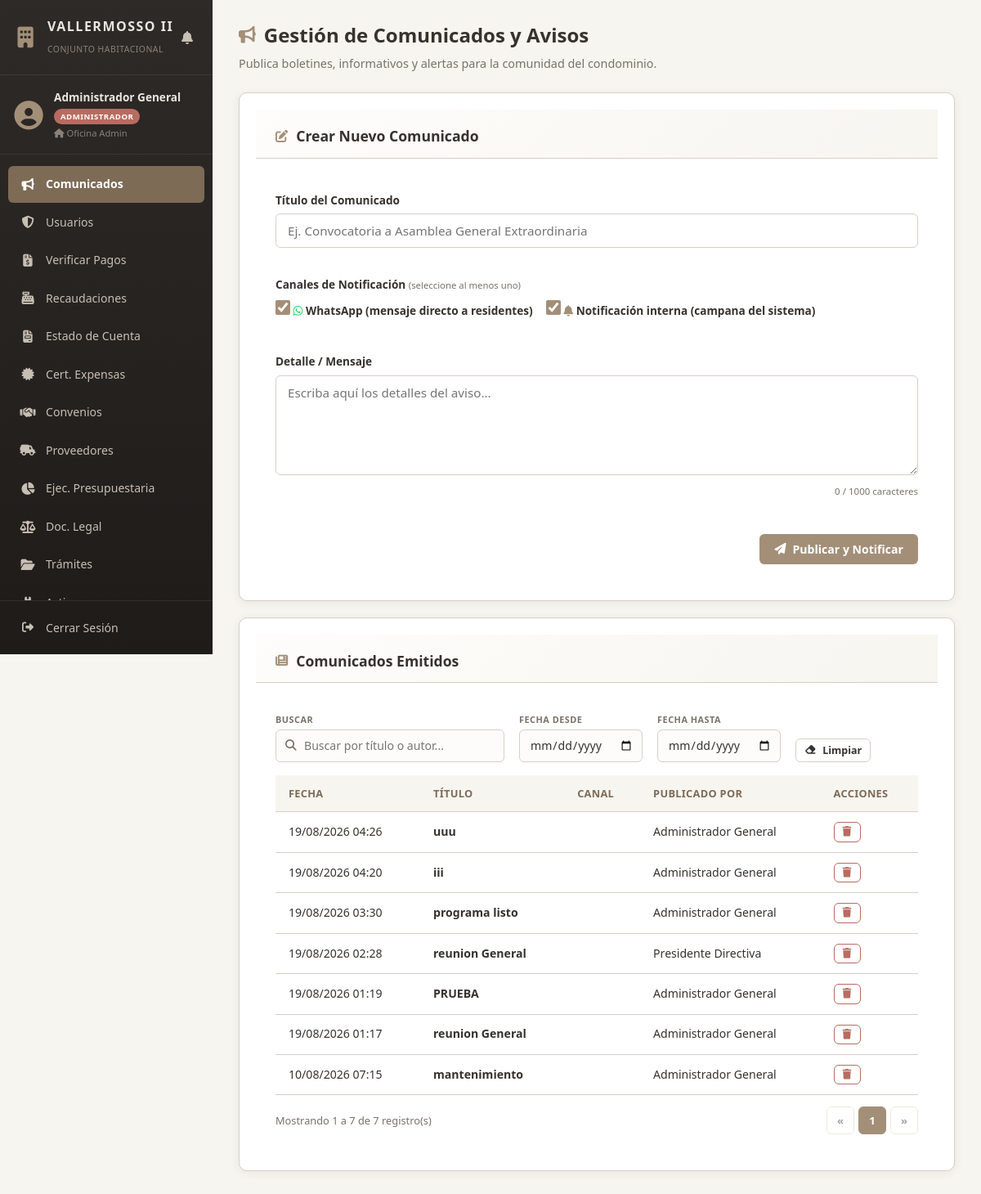
/views/administrador/comunicados.php (signed in), run on an earlier commit of the app's database.
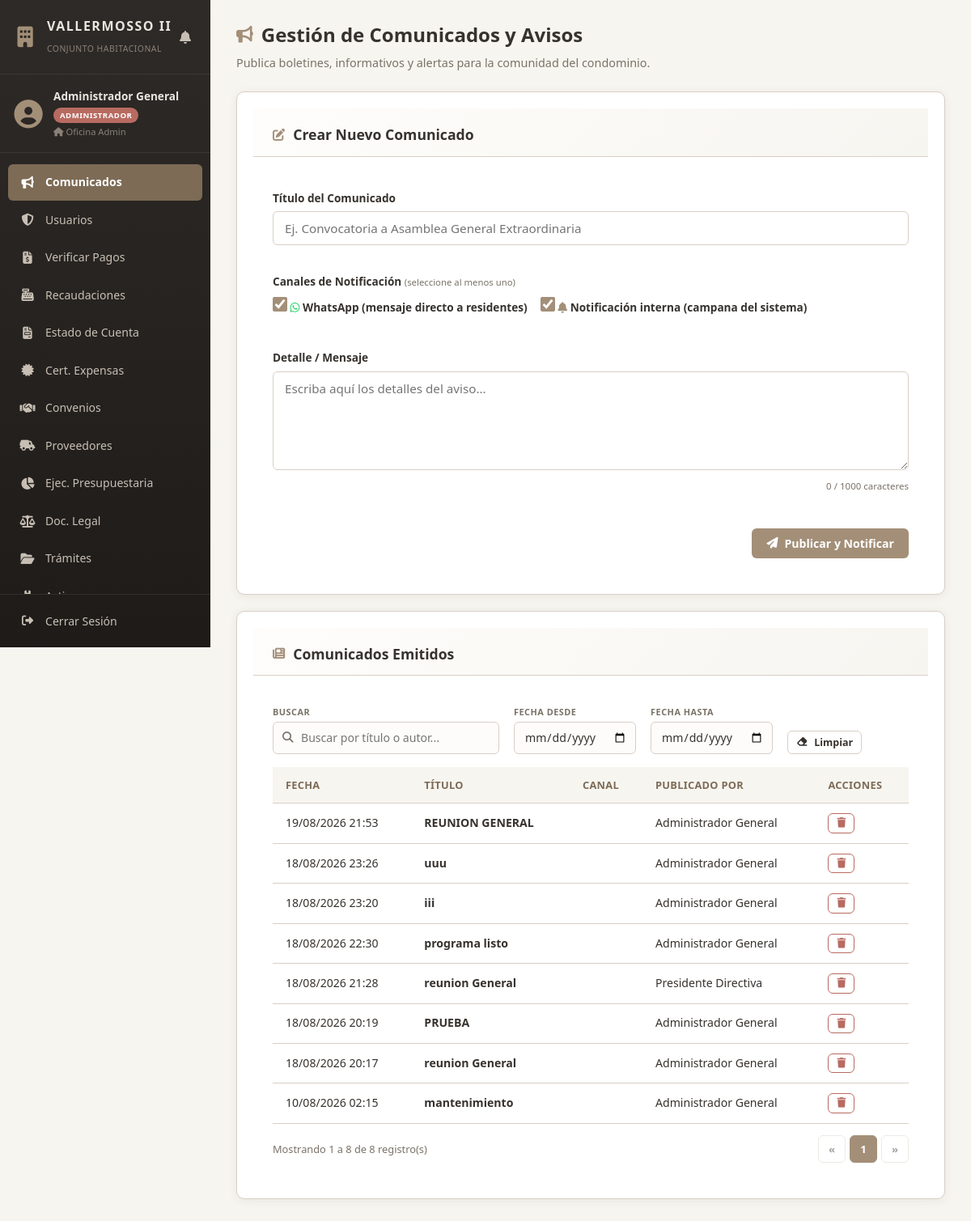
And on a later commit of the database.
### tables this page shows
CREATE TABLE `comunicados` (
  `id_comunicado` int(11) NOT NULL AUTO_INCREMENT,
  `id_usuario` int(11) DEFAULT NULL,
  `titulo` varchar(150) NOT NULL,
  `mensaje` text NOT NULL,
  `canal` enum('EMAIL','WHATSAPP','AMBOS') NOT NULL,
  `enviado_por` int(11) NOT NULL,
  `fecha_envio` timestamp NOT NULL DEFAULT current_timestamp(),
  PRIMARY KEY (`id_comunicado`),
  KEY `enviado_por` (`enviado_por`),
  CONSTRAINT `comunicados_ibfk_1` FOREIGN KEY (`enviado_por`) REFERENCES `usuarios` (`id_usuario`)
);

CREATE TABLE `usuarios` (
  `id_usuario` int(11) NOT NULL AUTO_INCREMENT,
  `cedula` varchar(15) NOT NULL,
  `nombres` varchar(120) NOT NULL,
  `correo` varchar(100) NOT NULL,
  `telefono_whatsapp` varchar(20) NOT NULL,
  `numero_vivienda` varchar(20) NOT NULL,
  `rol` enum('RESIDENTE','ADMINISTRADOR','DIRECTIVA') NOT NULL DEFAULT 'RESIDENTE',
  `puesto_casa` varchar(50) DEFAULT NULL,
  `clave_hash` varchar(255) NOT NULL,
  `estado` enum('ACTIVO','INACTIVO') DEFAULT 'ACTIVO',
  `creado_en` timestamp NOT NULL DEFAULT current_timestamp(),
  `created_at` timestamp NOT NULL DEFAULT current_timestamp(),
  PRIMARY KEY (`id_usuario`),
  UNIQUE KEY `cedula` (`cedula`),
  UNIQUE KEY `correo` (`correo`)
);

### views/administrador/comunicados.php (the view, shortened to what this page needs)
<?php
$pdo = Database::obtenerConexion();
$stmt = $pdo->query("SELECT c.*, u.nombres as autor FROM comunicados c LEFT JOIN usuarios u ON c.enviado_por = u.id_usuario ORDER BY c.fecha_envio DESC");
$comunicados = $stmt->fetchAll(PDO::FETCH_ASSOC);
?>
<!DOCTYPE html>
<html lang="es">
<head>
    <link rel="stylesheet" href="../../public/css/style.css">
    <link rel="stylesheet" href="../../public/css/tablas.css?v=3">
    <link rel="stylesheet" href="https://cdnjs.cloudflare.com/ajax/libs/font-awesome/6.4.0/css/all.min.css">
</head>
<body>
<div class="app-layout">
    <?php include_once __DIR__ . '/../sidebar.php'; ?>
    <main class="main-content">
        <header class="content-header">
            <h1><i class="fa-solid fa-bullhorn"></i> Gestión de Comunicados y Avisos</h1>
            <p class="subtitle">Publica boletines, informativos y alertas para la comunidad del condominio.</p>
        </header>
        <section class="card">
            <div class="card-header">
                <h2><i class="fa-solid fa-pen-to-square"></i> Crear Nuevo Comunicado</h2>
            </div>
            <div class="card-body">
                <form action="../../controllers/ComunicadoController.php" method="POST" class="grid-form">
                    <div class="form-group span-full">
                        <label for="titulo"><strong>Título del Comunicado</strong></label>
                        <input type="text" id="titulo" name="titulo" class="form-control" placeholder="Ej. Convocatoria a Asamblea General Extraordinaria" maxlength="150" required>
                    </div>
                    <div class="form-group span-full">
                        <label><strong>Canales de Notificación</strong> <small style="color:var(--text-muted);font-weight:400;">(seleccione al menos uno)</small></label>
                        <div style="display:flex; flex-wrap:wrap; gap:1rem;">
                            <label class="checkbox-container">
                                <input type="checkbox" name="canales[]" value="WHATSAPP" class="chk-canal" checked>
                                <span><i class="fa-brands fa-whatsapp" style="color:#25D366;"></i> WhatsApp (mensaje directo a residentes)</span>
                            </label>
                            <label class="checkbox-container">
                                <input type="checkbox" name="canales[]" value="INTERNA" class="chk-canal" checked>
                                <span><i class="fa-solid fa-bell" style="color:var(--primary);"></i> Notificación interna (campana del sistema)</span>
                            </label>
                        </div>
                    </div>
                    <div class="form-group span-full">
                        <label for="contenido"><strong>Detalle / Mensaje</strong></label>
                        <textarea id="contenido" name="contenido" class="form-control" rows="5" placeholder="Escriba aquí los detalles del aviso..." maxlength="1000" data-max="1000" required></textarea>
                    </div>
                    <div class="form-actions span-full">
                        <button type="submit" class="btn btn-primary"><i class="fa-solid fa-paper-plane"></i> Publicar y Notificar</button>
                    </div>
                </form>
            </div>
        </section>
        <section class="card">
            <div class="card-header">
                <h2><i class="fa-solid fa-newspaper"></i> Comunicados Emitidos</h2>
            </div>
            <div class="card-body">
                <div class="table-responsive">
                    <div class="tabla-toolbar">
                        <div class="filtro-grupo">
                            <span class="filtro-etiqueta">Buscar</span>
                            <div class="buscador-tabla">
                                <input type="text" data-buscar="tablaComunicados" placeholder="Buscar por título o autor...">
                            </div>
                        </div>
                        <div class="filtro-grupo">
                            <span class="filtro-etiqueta">Fecha desde</span>
                            <input type="date" class="filtro-tabla" data-fecha-desde="tablaComunicados">
                        </div>
                        <div class="filtro-grupo">
                            <span class="filtro-etiqueta">Fecha hasta</span>
                            <input type="date" class="filtro-tabla" data-fecha-hasta="tablaComunicados">
                        </div>
                        <button type="button" class="btn btn-outline btn-sm" id="btnLimpiarComunicados">
                            <i class="fa-solid fa-eraser"></i> Limpiar
                        </button>
                    </div>
                    <table class="table" id="tablaComunicados" data-por-pagina="8">
                        <thead>
                            <tr>
                                <th>Fecha</th>
                                <th>Título</th>
                                <th>Canal</th>
                                <th>Publicado por</th>
                                <th>Acciones</th>
                            </tr>
                        </thead>
                        <tbody>
                            <?php if (empty($comunicados)): ?>
                                <tr>
                                    <td colspan="5" class="text-center">No hay comunicados registrados.</td>
                                </tr>
                            <?php else: ?>
                                <?php foreach ($comunicados as $c): ?>
                                    <tr>
                                        <td data-fecha="<?= date('Y-m-d', strtotime($c['fecha_envio'])) ?>"><?= date('d/m/Y H:i', strtotime($c['fecha_envio'])) ?></td>
                                        <td><strong><?= htmlspecialchars($c['titulo']) ?></strong></td>
                                        <td>
                                        </td>
                                        <td><?= htmlspecialchars($c['autor'] ?? 'Administracion') ?></td>
                                        <td>
                                            <form action="../../controllers/ComunicadoController.php" method="POST" style="display:inline;" onsubmit="return confirm('Deseas eliminar este comunicado?');">
                                                <button type="submit" class="btn btn-sm btn-outline-danger"><i class="fa-solid fa-trash"></i></button>
                                            </form>
                                        </td>
                                    </tr>
                                <?php endforeach; ?>
                            <?php endif; ?>
                        </tbody>
                    </table>
                </div>
            </div>
        </section>
    </main>
</div>
</body>
</html>

### views/sidebar.php (shortened to what this page needs)
<?php
$rol = $_SESSION['rol'] ?? $_SESSION['usuario_rol'] ?? '';
$nombre = $_SESSION['nombres'] ?? $_SESSION['usuario_nombres'] ?? 'Usuario';
$vivienda = $_SESSION['numero_vivienda'] ?? $_SESSION['usuario_vivienda'] ?? '';
$paginaActual = basename($_SERVER['SCRIPT_NAME'], '.php');
$menuItems = [];
if (strtoupper($rol) === 'ADMINISTRADOR') {
    $menuItems = [
        ['icon' => 'fa-solid fa-bullhorn', 'label' => 'Comunicados', 'file' => 'comunicados.php', 'section' => 'administrador'],
        ['icon' => 'fa-solid fa-shield-halved', 'label' => 'Usuarios', 'file' => 'usuarios.php', 'section' => 'administrador'],
        ['icon' => 'fa-solid fa-file-invoice-dollar', 'label' => 'Verificar Pagos', 'file' => 'verificar_pagos.php', 'section' => 'administrador'],
        ['icon' => 'fa-solid fa-cash-register', 'label' => 'Recaudaciones', 'file' => 'recaudacion.php', 'section' => 'administrador'],
        ['icon' => 'fa-solid fa-file-invoice', 'label' => 'Estado de Cuenta', 'file' => 'estado_cuenta.php', 'section' => 'administrador'],
        ['icon' => 'fa-solid fa-certificate', 'label' => 'Cert. Expensas', 'file' => 'certificado_expensas.php', 'section' => 'administrador'],
        ['icon' => 'fa-solid fa-handshake', 'label' => 'Convenios', 'file' => 'convenios.php', 'section' => 'administrador'],
        ['icon' => 'fa-solid fa-truck-field', 'label' => 'Proveedores', 'file' => 'proveedores.php', 'section' => 'administrador'],
        ['icon' => 'fa-solid fa-chart-pie', 'label' => 'Ejec. Presupuestaria', 'file' => 'ejecucion_presupuestaria.php', 'section' => 'administrador'],
        ['icon' => 'fa-solid fa-scale-balanced', 'label' => 'Doc. Legal', 'file' => 'documentacion_legal.php', 'section' => 'administrador'],
        ['icon' => 'fa-solid fa-folder-open', 'label' => 'Trámites', 'file' => 'tramites.php', 'section' => 'administrador'],
        ['icon' => 'fa-solid fa-boxes-stacked', 'label' => 'Activos', 'file' => 'activos.php', 'section' => 'administrador'],
        ['icon' => 'fa-solid fa-building', 'label' => 'Espacios', 'file' => 'espacios.php', 'section' => 'administrador'],
        ['icon' => 'fa-solid fa-triangle-exclamation', 'label' => 'Incidencias', 'file' => 'incidencias.php', 'section' => 'administrador'],
        ['icon' => 'fa-solid fa-square-poll-vertical', 'label' => 'Encuestas', 'file' => 'encuestas.php', 'section' => 'administrador'],
    ];
}
$rolBadge = 'badge-info';
if (strtoupper($rol) === 'ADMINISTRADOR') {
    $rolBadge = 'badge-danger';
} elseif (strtoupper($rol) === 'DIRECTIVA') {
    $rolBadge = 'badge-warning';
}
?>
<aside id="sidebar" class="sidebar">
    <div class="sidebar-header">
        <div class="sidebar-brand">
            <i class="fa-solid fa-building"></i>
            <div>
                <h2>VALLERMOSSO II</h2>
                <small>Conjunto Habitacional</small>
            </div>
        </div>
    <div style="display: flex; align-items: center; gap: 4px;">
        <div class="notif-bell-wrapper">
            <button id="notifBellBtn" class="notif-bell-btn" title="Notificaciones">
                <i class="fa-solid fa-bell"></i>
            </button>
        </div>
    </div>
    </div>
    <div class="sidebar-user">
        <div class="user-avatar">
            <i class="fa-solid fa-circle-user"></i>
        </div>
        <div class="user-info">
            <span class="user-name"><?= htmlspecialchars($nombre) ?></span>
            <span class="badge <?= $rolBadge ?>"><?= htmlspecialchars($rol) ?></span>
            <?php if (!empty($vivienda)): ?>
                <small class="user-house"><i class="fa-solid fa-house"></i> <?= htmlspecialchars($vivienda) ?></small>
            <?php endif; ?>
        </div>
    </div>
    <nav class="sidebar-nav">
        <ul>
            <?php foreach ($menuItems as $item): ?>
                <?php
                    $isActive = ($paginaActual === pathinfo($item['file'], PATHINFO_FILENAME));
                    $href = "../{$item['section']}/{$item['file']}";
                ?>
                <li>
                    <a href="<?= $href ?>" class="<?= $isActive ? 'active' : '' ?>">
                        <i class="<?= $item['icon'] ?>"></i>
                        <span class="nav-text"><?= $item['label'] ?></span>
                    </a>
                </li>
            <?php endforeach; ?>
        </ul>
    </nav>
    <div class="sidebar-footer">
        <form action="../../controllers/AuthController.php" method="POST">
            <button type="submit" class="btn-logout">
                <i class="fa-solid fa-right-from-bracket"></i>
                <span class="nav-text">Cerrar Sesión</span>
            </button>
        </form>
    </div>
</aside>

### public/css/tablas.css (style rules this page uses)
.tabla-toolbar { display: flex; flex-wrap: wrap; align-items: flex-end; gap: 12px 18px; margin-bottom: 16px; }
.filtro-grupo { display: flex; flex-direction: column; gap: 6px; min-width: 0; }
.filtro-grupo > .filtro-etiqueta { font-size: .68rem; font-weight: 700; text-transform: uppercase; letter-spacing: .5px; color: var(--text-muted); line-height: 1; }
.buscador-tabla { position: relative; width: 280px; max-width: 100%; }
.buscador-tabla input { width: 100%; padding: 9px 12px 9px 34px; border: 1.5px solid var(--secondary); border-radius: var(--radius-sm); font-size: .88rem; background: #FDFCFB; outline: none; transition: border-color .2s ease, box-shadow .2s ease; }
.filtro-grupo .buscador-tabla input { height: 40px; }
.filtro-tabla, .filtro-fecha { height: 40px; padding: 9px 32px 9px 12px; border: 1.5px solid var(--secondary); border-radius: var(--radius-sm); font-size: .88rem; background-color: #FDFCFB; color: var(--text-main); cursor: pointer; max-width: 210px; }
input[type="date"].filtro-tabla { padding-right: 10px; cursor: text; color: var(--text-main); font-family: inherit; }

What changed in the data, as far as the page shows it:
added comunicados: fecha_envio "19/08/2026 21:53", titulo "REUNION GENERAL", enviado_por.nombres "Administrador General"
changed comunicados "uuu": fecha_envio "19/08/2026 04:26" → "18/08/2026 23:26"
changed comunicados "iii": fecha_envio "19/08/2026 04:20" → "18/08/2026 23:20"
changed comunicados "programa listo": fecha_envio "19/08/2026 03:30" → "18/08/2026 22:30"
changed comunicados "Presidente Directiva": fecha_envio "19/08/2026 02:28" → "18/08/2026 21:28"
changed comunicados "PRUEBA": fecha_envio "19/08/2026 01:19" → "18/08/2026 20:19"
changed comunicados (number 7 of 8 on the later page): fecha_envio "19/08/2026 01:17" → "18/08/2026 20:17"
changed comunicados "mantenimiento": fecha_envio "10/08/2026 07:15" → "10/08/2026 02:15"
Also different on the page:
text written by a page script: "Mostrando 1 a 7 de 7 registro(s) « 1 »" → "Mostrando 1 a 8 de 8 registro(s) « 1 »"
